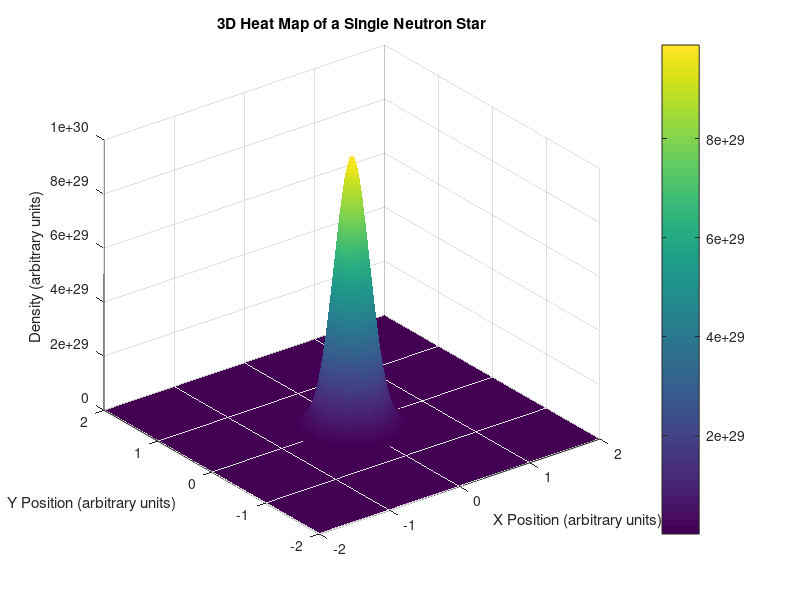
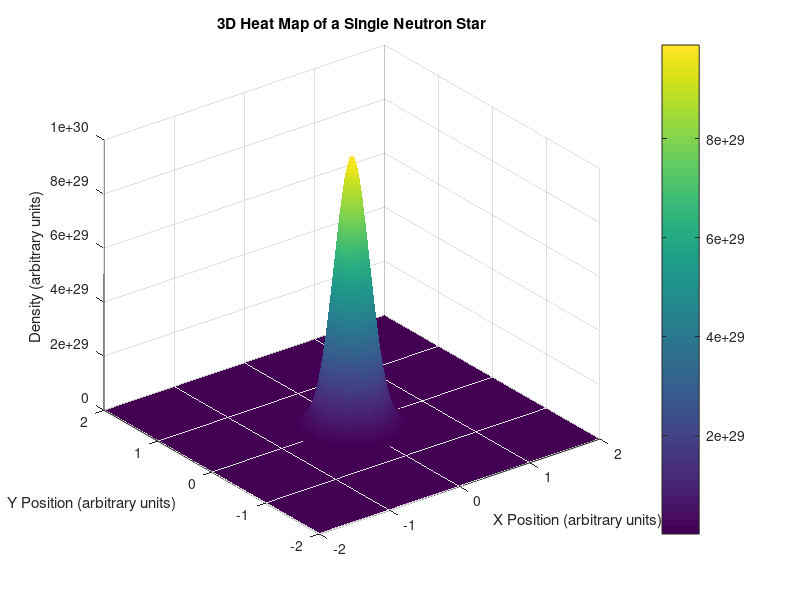

MATLAB code for these plots, in order:
% Clear previous data
clear;
clc;

% Parameters for the neutron star
M = 1e30; % Mass of the neutron star (arbitrary units)
r0 = [0, 0]; % Position of the neutron star (arbitrary units)
sigma = 0.2; % Standard deviation for Gaussian (arbitrary units)

% Create a grid for the heat map
x = linspace(-2, 2, 100);
y = linspace(-2, 2, 100);
[X, Y] = meshgrid(x, y);

% Calculate the Gaussian distribution for the neutron star
Z = M * exp(-((X - r0(1)).^2 + (Y - r0(2)).^2) / (2 * sigma^2));

% Plotting the 3D heat map
figure;
surf(X, Y, Z);
shading interp; % Smooth the surface
colorbar; % Add color bar to indicate density values
xlabel('X Position (arbitrary units)');
ylabel('Y Position (arbitrary units)');
zlabel('Density (arbitrary units)');
title('3D Heat Map of a Single Neutron Star');
view(3); % Set view to 3D
% Clear previous data
clear;
clc;

% Parameters for the neutron star
M = 1e30; % Mass of the neutron star (arbitrary units)
r0 = [0, 0]; % Position of the neutron star (arbitrary units)
sigma = 0.2; % Standard deviation for Gaussian (arbitrary units)

% Create a grid for the heat map
x = linspace(-2, 2, 100);
y = linspace(-2, 2, 100);
[X, Y] = meshgrid(x, y);

% Initialize the figure
figure;
h = surf(X, Y, zeros(size(X))); % Initialize the surface plot
shading interp; % Smooth the surface
colorbar; % Add color bar to indicate density values
xlabel('X Position (arbitrary units)');
ylabel('Y Position (arbitrary units)');
zlabel('Density (arbitrary units)');
title('3D Heat Map of a Single Neutron Star');
view(3); % Set view to 3D

% Animation loop
for t = 1:100
    % Update the Gaussian distribution for the neutron star
    Z = M * exp(-((X - r0(1)).^2 + (Y - r0(2)).^2) / (2 * sigma^2));
    
    % Add a time-dependent perturbation (optional)
    Z = Z .* (1 + 0.1 * sin(2 * pi * t / 50)); % Example: oscillating density
    
    % Update the surface plot
    set(h, 'ZData', Z, 'CData', Z); % Update Z and color data
    
    % Pause to control the animation speed
    pause(0.05);
end
